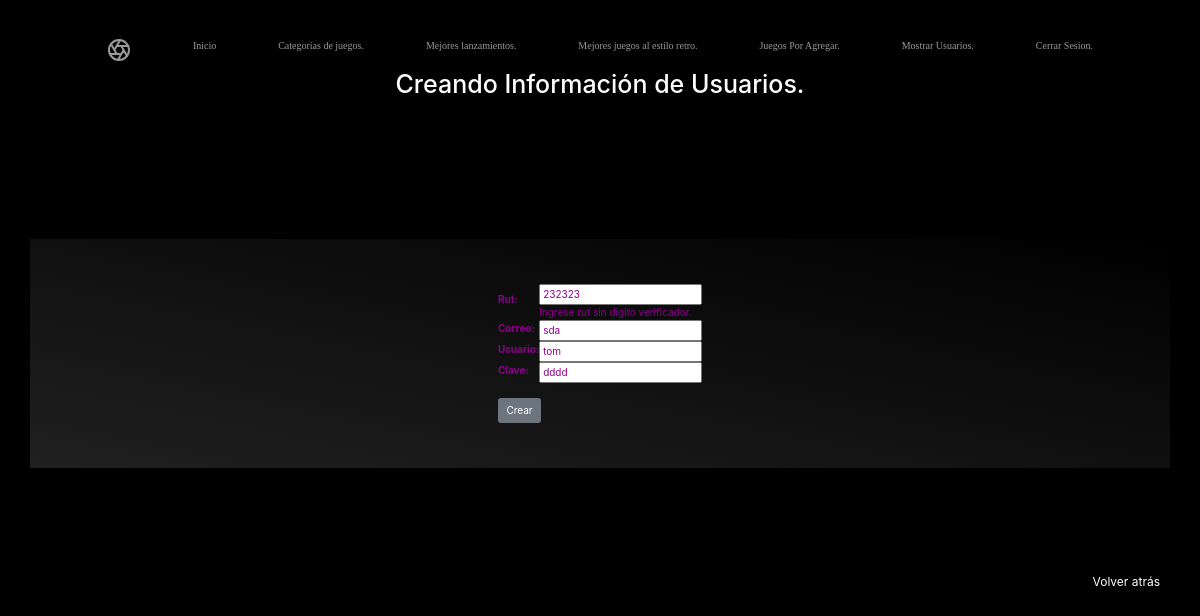
The page /catalogo/usuario/232323/update/ on the database its author committed.
### catalogo/models.py (models this page shows, shortened)
class Usuario(models.Model):
    rut = models.CharField(max_length=8, primary_key=True, help_text="Ingrese rut sin dígito verificador.")
    correo = models.CharField(max_length=100)
    usuario = models.CharField(max_length=20)
    clave = models.CharField(max_length=20)

### catalogo/views.py (the view)
# urls.py: path('usuario/<int:pk>/update/', views.UsuarioUpdate.as_view(), name='usuario_update'),
class UsuarioUpdate(UpdateView):
    model= Usuario
    fields= ['rut','correo','usuario','clave']
    success_url = reverse_lazy('usuarios')

### catalogo/templates/catalogo/usuario_form.html (shortened to what this page needs)
{% extends "base_generic.html" %}
{% block content %}
<body style="background:#000000">
<h1>Creando Información de Usuarios.</h1> <br><br><br><br><br><br><br><br><br>
<div class="container d-flex flex-column flex-md-row justify-content-between" style="background: linear-gradient(to bottom left, #000000,  #202020);">
<form method="post"> <br><br>
    <table style="color: darkmagenta;"> <br>
    {{ form.as_table }}
    </table> <br>
    <input class="btn btn-secondary" type="submit" value="Crear" /> <br><br><br><br>
</form>
</div>
<footer class="footer" style="text-align: right; margin-right: 40px;">
    <br><br><br><br><br><br><br>
    <a style="color: white; font-size: 12px;" href="{% url 'usuarios'  %}"> Volver atrás </a>
</footer>
</body>
{% endblock %}

### catalogo/static/css/color.css (style rules this page uses)
h1 { color: white; text-align: center; }

### catalogo/static/css/carousel.css (style rules this page uses)
body { padding-top: 3rem; padding-bottom: 3rem; color: #5a5a5a; }

### rows shown on the page
Usuario: rut "232323", correo "sda", usuario "tom", clave "dddd"
